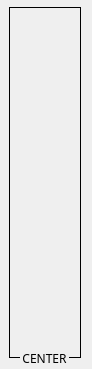
<?xml version="1.0" encoding="UTF-8"?>
<ui version="4.0">
 <class>zone_center</class>
 <widget class="QWidget" name="zone_center">
  <property name="geometry">
   <rect>
    <x>0</x>
    <y>0</y>
    <width>92</width>
    <height>369</height>
   </rect>
  </property>
  <property name="minimumSize">
   <size>
    <width>92</width>
    <height>369</height>
   </size>
  </property>
  <property name="maximumSize">
   <size>
    <width>92</width>
    <height>369</height>
   </size>
  </property>
  <property name="windowTitle">
   <string>Form</string>
  </property>
  <property name="styleSheet">
   <string notr="true"/>
  </property>
  <widget class="QFrame" name="frame">
   <property name="geometry">
    <rect>
     <x>9</x>
     <y>7</y>
     <width>72</width>
     <height>351</height>
    </rect>
   </property>
   <property name="maximumSize">
    <size>
     <width>72</width>
     <height>351</height>
    </size>
   </property>
   <property name="frameShape">
    <enum>QFrame::Box</enum>
   </property>
   <property name="frameShadow">
    <enum>QFrame::Plain</enum>
   </property>
   <layout class="QVBoxLayout" name="verticalLayout">
    <item>
     <widget class="QPushButton" name="CU_OR_OFF_CENT">
      <property name="minimumSize">
       <size>
        <width>50</width>
        <height>50</height>
       </size>
      </property>
      <property name="maximumSize">
       <size>
        <width>50</width>
        <height>50</height>
       </size>
      </property>
      <property name="styleSheet">
       <string notr="true">QPushButton {image: url(':/center/img/Center/CU_OR_OFF_CENT.png')}
QPushButton:pressed {image: url(':/center/img/Center/CU_OR_OFF_CENT_pressed.png')}</string>
      </property>
      <property name="text">
       <string/>
      </property>
      <property name="checkable">
       <bool>true</bool>
      </property>
      <property name="flat">
       <bool>true</bool>
      </property>
     </widget>
    </item>
    <item>
     <widget class="QPushButton" name="CU_OR_CENT">
      <property name="minimumSize">
       <size>
        <width>50</width>
        <height>50</height>
       </size>
      </property>
      <property name="maximumSize">
       <size>
        <width>50</width>
        <height>50</height>
       </size>
      </property>
      <property name="styleSheet">
       <string notr="true">QPushButton {image: url(':/center/img/Center/CU_OR_CENT.png')}
QPushButton:pressed {image: url(':/center/img/Center/CU_OR_CENT_pressed.png')}</string>
      </property>
      <property name="text">
       <string/>
      </property>
      <property name="checkable">
       <bool>true</bool>
      </property>
      <property name="flat">
       <bool>true</bool>
      </property>
     </widget>
    </item>
    <item>
     <widget class="QPushButton" name="OFF_CENT">
      <property name="minimumSize">
       <size>
        <width>50</width>
        <height>50</height>
       </size>
      </property>
      <property name="maximumSize">
       <size>
        <width>50</width>
        <height>50</height>
       </size>
      </property>
      <property name="styleSheet">
       <string notr="true">QPushButton {image: url(':/center/img/Center/OFF_CENT.png')}
QPushButton:pressed {image: url(':/center/img/Center/OFF_CENT_pressed.png')}</string>
      </property>
      <property name="text">
       <string/>
      </property>
      <property name="checkable">
       <bool>true</bool>
      </property>
      <property name="flat">
       <bool>true</bool>
      </property>
     </widget>
    </item>
    <item>
     <widget class="QPushButton" name="CENT">
      <property name="minimumSize">
       <size>
        <width>50</width>
        <height>50</height>
       </size>
      </property>
      <property name="maximumSize">
       <size>
        <width>50</width>
        <height>50</height>
       </size>
      </property>
      <property name="styleSheet">
       <string notr="true">QPushButton {image: url(':/center/img/Center/CENT.png')}
QPushButton:pressed {image: url(':/center/img/Center/CENT_pressed.png')}</string>
      </property>
      <property name="text">
       <string/>
      </property>
      <property name="checkable">
       <bool>true</bool>
      </property>
      <property name="flat">
       <bool>true</bool>
      </property>
     </widget>
    </item>
    <item>
     <widget class="QPushButton" name="RESET_OBM">
      <property name="minimumSize">
       <size>
        <width>50</width>
        <height>50</height>
       </size>
      </property>
      <property name="maximumSize">
       <size>
        <width>50</width>
        <height>50</height>
       </size>
      </property>
      <property name="styleSheet">
       <string notr="true">QPushButton {image: url(':/center/img/Center/RESET_OBM.png')}
QPushButton:pressed {image: url(':/center/img/Center/RESET_OBM_pressed.png')}</string>
      </property>
      <property name="text">
       <string/>
      </property>
      <property name="checkable">
       <bool>true</bool>
      </property>
      <property name="flat">
       <bool>true</bool>
      </property>
     </widget>
    </item>
    <item>
     <widget class="QPushButton" name="DATA_REQ">
      <property name="minimumSize">
       <size>
        <width>50</width>
        <height>50</height>
       </size>
      </property>
      <property name="maximumSize">
       <size>
        <width>50</width>
        <height>50</height>
       </size>
      </property>
      <property name="styleSheet">
       <string notr="true">QPushButton {image: url(':/center/img/Center/DATA_REQ.png')}
QPushButton:pressed {image: url(':/center/img/Center/DATA_REQ_pressed.png')}</string>
      </property>
      <property name="text">
       <string/>
      </property>
      <property name="checkable">
       <bool>true</bool>
      </property>
      <property name="flat">
       <bool>true</bool>
      </property>
     </widget>
    </item>
   </layout>
  </widget>
  <widget class="QLabel" name="label">
   <property name="geometry">
    <rect>
     <x>20</x>
     <y>350</y>
     <width>49</width>
     <height>16</height>
    </rect>
   </property>
   <property name="font">
    <font>
     <family>Bahnschrift</family>
    </font>
   </property>
   <property name="autoFillBackground">
    <bool>true</bool>
   </property>
   <property name="text">
    <string>CENTER</string>
   </property>
   <property name="alignment">
    <set>Qt::AlignCenter</set>
   </property>
  </widget>
 </widget>
 <resources/>
 <connections/>
</ui>
